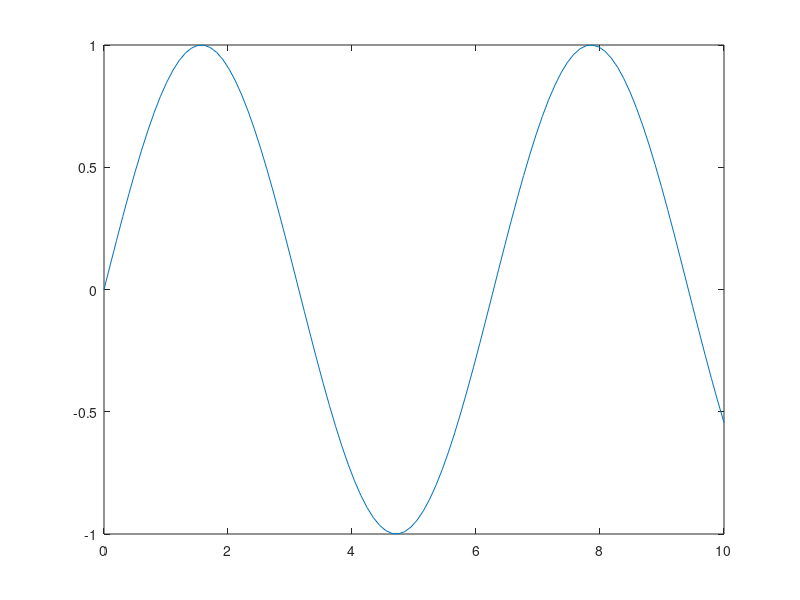

This figure's MATLAB source:
% 生成一些示例数据
x = linspace(0, 10, 100);
y = sin(x);

% 绘制图形
plot(x, y);
hold on;

% 创建文本框显示坐标和圆半径
txt = text(0, 0, '', 'Color', 'red');
txtRadius = text(0, 0, '', 'Color', 'blue');

% 初始化选点位置和圆半径
selectedPoints = [];
radius = 1;

% 设置鼠标移动和点击回调函数
set(gcf, 'WindowButtonMotionFcn', @(src, event) mouseMoveCallback(src, event, txt));
set(gcf, 'WindowButtonDownFcn', @(src, event) mouseClickCallback(src, event, txt, selectedPoints,txtRadius));
storedPoints = get(gcf, 'UserData');
function mouseMoveCallback(src, event, txt)
    % 获取当前坐标
    pt = get(gca, 'CurrentPoint');
    x = pt(1, 1);
    y = pt(1, 2);
    
    % 更新文本框显示坐标
    set(txt, 'String', ['当前鼠标位置：(', num2str(x), ', ', num2str(y), ')']);
    set(txt, 'Position', [x, y]);
end

function mouseClickCallback(src, event, txt, selectedPoints,txtRadius)
    % 获取当前点击类型
    selectionType = get(gcf, 'SelectionType');
    
    % 判断点击事件
    if strcmp(selectionType, 'normal')  % 左键点击
        % 获取点击位置
        pt = get(gca, 'CurrentPoint');
        x = pt(1, 1);
        y = pt(1, 2);
        
        % 更新选点位置
        selectedPoints = [selectedPoints; x, y];
        set(gcf, 'UserData', selectedPoints);
        % 显示选点坐标
        disp(['已选点：(', num2str(x), ', ', num2str(y), ')']);
        
        % 绘制圆形
        
    elseif strcmp(selectionType, 'alt')  % 右键点击
        % 退出选点
        disp('退出选点。');
        set(gcf, 'WindowButtonMotionFcn', '');
        set(gcf, 'WindowButtonDownFcn', '');
        
    elseif strcmp(selectionType, 'extend')
        disp('fuck')
    end
    % 从命令行获取圆半径
    prompt = '请输入圆的半径大小：';
    radius = input(prompt);
    
    % 更新文本框显示圆半径
    set(txtRadius, 'String', ['当前圆半径：', num2str(radius)]);
    set(txtRadius, 'Position', [0, 0]);
    
    plot(x, y, 'ro', 'MarkerSize', radius);  % 在点上绘制红色圆形
end

